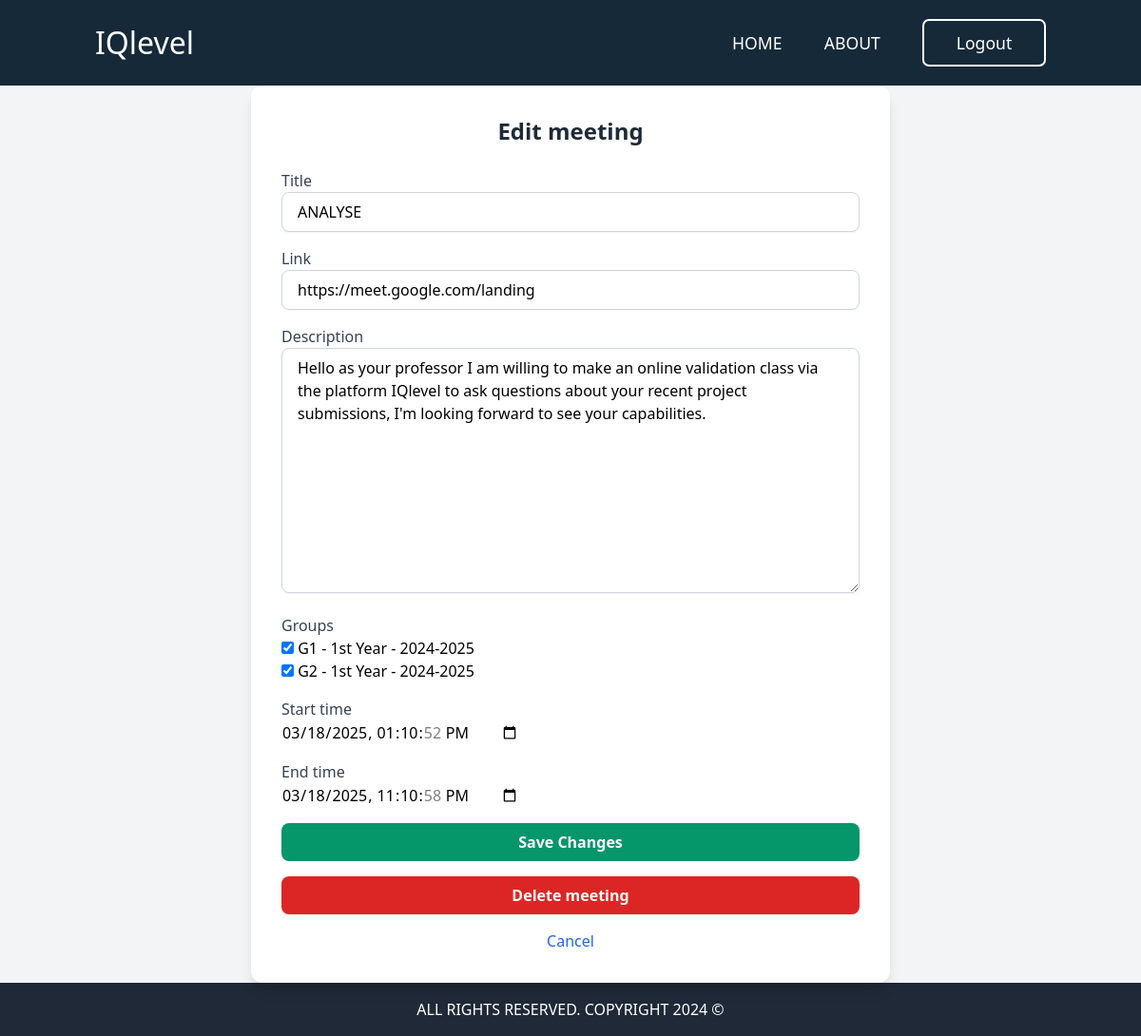
Screenshot of /edit-meeting/2/ (signed in) with the database file from the repository.
### meetings/models.py (models this page shows, shortened)
class meeting(models.Model):
    title = models.CharField(max_length=200)
    description = models.TextField()
    link = models.URLField(help_text="recommand using Google meet")
    created_by = models.ForeignKey(Professor, on_delete=models.CASCADE)
    groups = models.ManyToManyField(Group)
    start_time = models.DateTimeField()
    end_time = models.DateTimeField()

### documents/views.py (the view)
# urls.py: path('edit-meeting/<int:meeting_id>/', views.edit_meeting, name='edit_meeting'),
@login_required
def edit_meeting(request, meeting_id):
    meet = get_object_or_404(meeting, id=meeting_id)
    if not request.user.is_professor:
        messages.error(request, "You are not authorized to edit this quiz.")
        print("hh")
        return redirect('index')  # Redirect unauthorized users
    if request.method == "POST":
        form = meetingForm(request.POST, instance=meet, professor=request.user.professor)
        if form.is_valid():
            form.save()
            return redirect('index')
    else:
        form = meetingForm(instance=meet, professor=request.user.professor)
    return render(request, 'pages/edit_meeting.html', {'form': form, 'meet': meet})

### documents/models.py (called while the page is built)
    @property
    def is_professor(self):
        return self.role == 'professor'

### groupe/models.py (called while the page is built)
    def __str__(self):
        return f"{self.name} - {self.academic_level} - {self.academic_session.year}"

### theme/templates/pages/edit_meeting.html (shortened to what this page needs)
{% extends "base.html" %}
{% load static %}
{% block content %}
<section class="bg-gray-100 flex items-center justify-center min-h-screen">
    <div class="w-full max-w-2xl bg-white shadow-lg rounded-xl p-8">
        <h2 class="text-2xl font-bold text-gray-800 mb-6 text-center">Edit meeting</h2>
        <form method="POST" enctype="multipart/form-data" class="space-y-4">
            {% for field in form %}
                <div>
                    <label class="block text-gray-700 font-medium">{{ field.label }}</label>
                    {{ field }}
                </div>
            {% endfor %}
            <button type="submit" class="w-full bg-green-600 hover:bg-green-700 text-white font-bold py-2 px-4 rounded-lg transition">Save Changes</button>
        </form>
        <form method="POST" action="{% url 'delete_meeting' meet.id %}" class="mt-4" onsubmit="confirmDeletion(event)">
            <button type="submit" class="w-full bg-red-600 hover:bg-red-700 text-white font-bold py-2 px-4 rounded-lg transition">Delete meeting</button>
        </form>
        <div class="mt-4 text-center">
            <a href="{% url 'index' %}" class="text-blue-600 hover:underline">Cancel</a>
        </div>
    </div>
</section>
{% endblock content %}

### rows the page displays
meeting: form "ANALYSE" "https://meet.google.com/landing" "Hello as your professor I am willing to make an online validation class via the platform IQlevel to ask questions about your recent project submissions, I'm looking forward to see your capabilities." "03/18/2025 13:10:52" "03/18/2025 23:10:58"

### other values shown
{{ field.label }} "Title" "Link" "Description" "Groups" "Start time" "End time"
